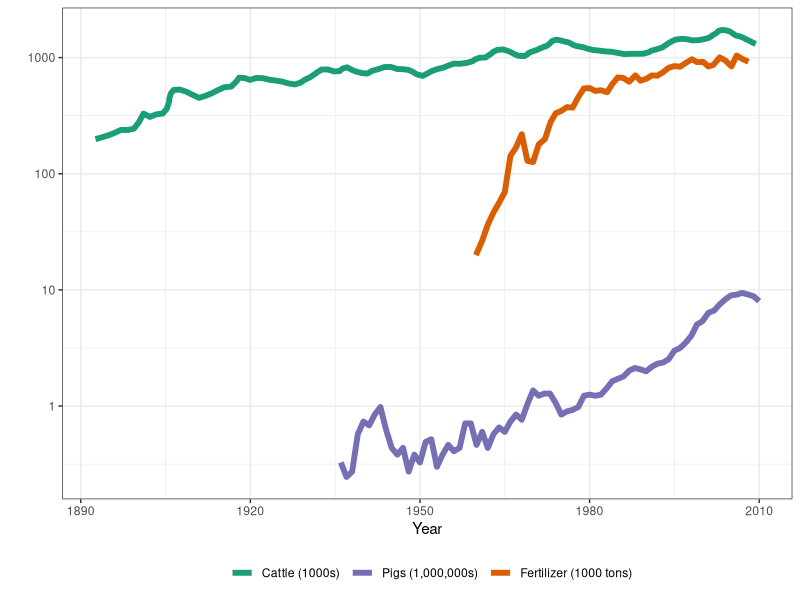
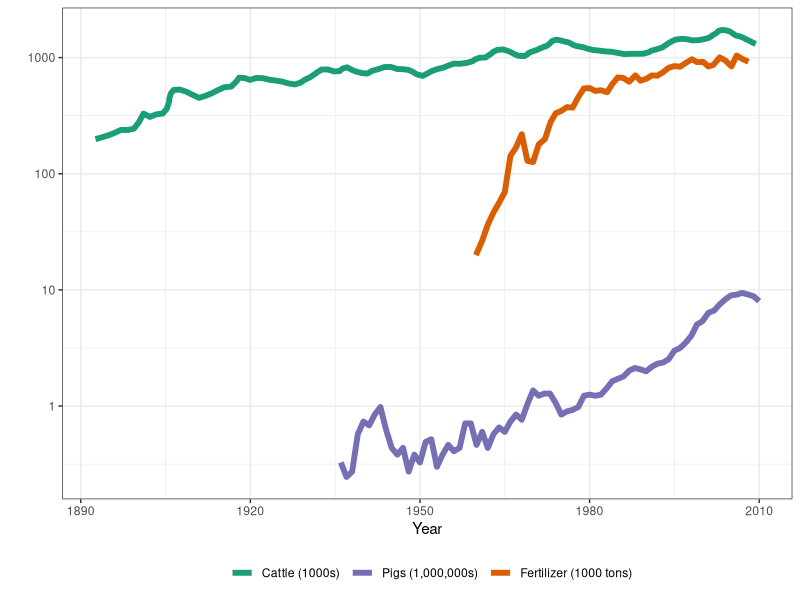

Generate these figures, in order, with R:
## Scripts to make cows, pigs, fertlizer figure
# 2016-08-23
# JJV


# 1. Load libraries
library('ggplot2')

# 2. Figure of cow, pigs, fertilizer use in Manitoba
# Cows: thousands, Fertlizer: thousand tons, Pigs: millions
cpf <- read.csv('cows fertilizer pigs.csv')
ggplot(cpf, aes(x = year, y = value, colour = variable)) + 
  geom_line(size = 2) + 
  labs(x = "Year", y = "", colour = "") + 
  scale_y_log10() + 
  scale_color_brewer(palette = "Dark2", 
                     breaks = c("Cow", "Pig", "Fert"), 
                     labels=c("Cattle (1000s) ", "Pigs (1,000,000s) ", "Fertilizer (1000 tons)")) + 
  theme_bw() + 
  theme(legend.position = "bottom", legend.key = element_rect(colour = "white"))
ggsave(filename = "cows pigs fert.pdf", height = 5, width = 7, units = "in")

